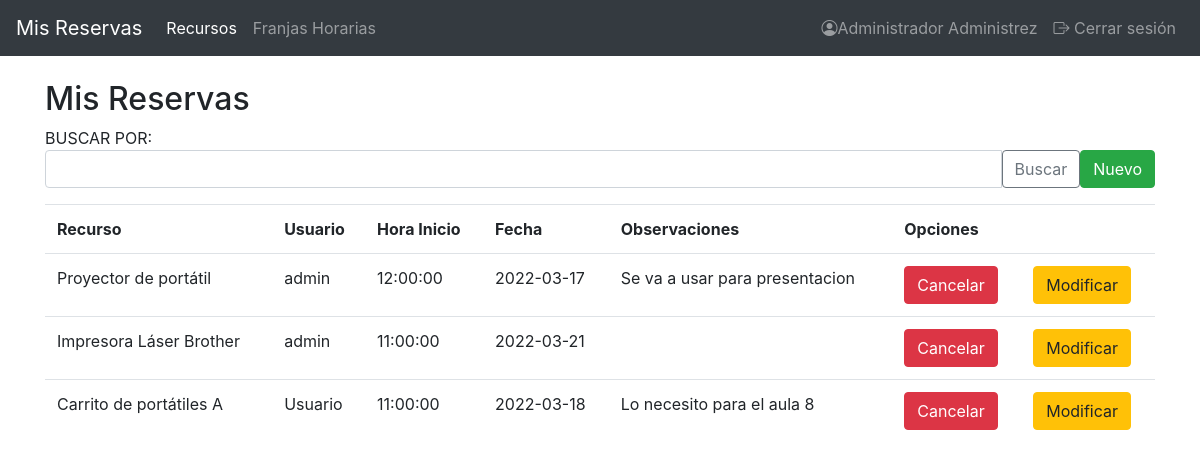
The app's page /index.php?controller=ReservationController&action=mostrar&date=date (signed in) with its own data.
### tables this page shows
CREATE TABLE IF NOT EXISTS `reservations` (
  `id` int(11) NOT NULL AUTO_INCREMENT,
  `idResource` int(11) NOT NULL,
  `idUser` int(11) NOT NULL,
  `idTimeSlot` int(11) NOT NULL,
  `date` date NOT NULL,
  `remarks` varchar(500) NOT NULL,
  PRIMARY KEY (`id`),
  KEY `idResource` (`idResource`),
  KEY `idUser` (`idUser`),
  KEY `idTimeSlot` (`idTimeSlot`)
);

CREATE TABLE IF NOT EXISTS `resources` (
  `id` int(10) UNSIGNED NOT NULL AUTO_INCREMENT,
  `name` varchar(100) NOT NULL,
  `description` varchar(300) NOT NULL,
  `location` varchar(300) NOT NULL,
  `image` varchar(500) NOT NULL,
  PRIMARY KEY (`id`)
);

CREATE TABLE IF NOT EXISTS `users` (
  `id` int(10) UNSIGNED NOT NULL AUTO_INCREMENT,
  `username` varchar(50) NOT NULL,
  `password` varchar(50) NOT NULL,
  `realname` varchar(50) NOT NULL,
  `type` enum('admin','user') NOT NULL,
  PRIMARY KEY (`id`)
);

CREATE TABLE IF NOT EXISTS `timeslots` (
  `id` int(10) UNSIGNED NOT NULL AUTO_INCREMENT,
  `dayOfWeek` int(11) NOT NULL,
  `starTime` time NOT NULL,
  `endTime` time NOT NULL,
  PRIMARY KEY (`id`)
);

### view.php (called while the page is built)
<?php
class View
{
	public function show($viewName, $data = null)
	{
		include("views/header.php");
		include("views/$viewName.php");
		include("views/footer.php");
	}
}

### controllers/ReservationController.php (called while the page is built, shortened)
<?php
include ("view.php");
include ("models/security.php");
class ReservationController
{
    private $view, $user, $reservation, $resource, $timeTable;
    public function __construct()
    {
        $this->view = new View();
        $this->reservation = new Reservation();
    }
    public function mostrar() {
        if($_SESSION['type'] ==  "admin"){
            $data['listaReservation'] = $this->reservation->getAll();
        }else{
            $data['listaReservation'] = $this->reservation->get();
        }
        $this->view->show("reservation/mostrar", $data);
    }
}

### index.php (called while the page is built, shortened)
<?php
if (!isset($_REQUEST['action'])) {
        $action = "showLoginForm";
    } else {
        $action = $_REQUEST['action'];
    }
$controller = new $controller();
$controller->$action();

### models/security.php (called while the page is built, shortened)
<?php
class Security {
    public static function thereIsSession() {
        if (isset($_SESSION['idUser'])) {
            return true;
        } else {
            return false;
        }
    }
}

### models/DB.php (called while the page is built, shortened)
<?php
class DB {
    private $db;
    public function __construct() {
        $this->db = new mysqli(DB_HOST, DB_USER, DB_PASSWORD, DB_NAME);
    }
    public function consulta($sql) {
        $arrayResult = array();
        if ($result = $this->db->query($sql)) {
            while($fila = $result->fetch_object()) {
                $arrayResult[] = $fila;
            }
        } else {
            $arrayResult = null;
        }
        return $arrayResult;
    }
}

### models/reservation.php (called while the page is built, shortened)
<?php
     include_once("DB.php");
    class Reservation {
        private $db;
        public function __construct() {
            $this->db = new DB;
        }
        public function getAll() {
            $result = $this->db->consulta("SELECT reservations.id, resources.name, users.username, timeslots.starTime, reservations.date, reservations.remarks
             FROM reservations, resources, users, timeslots
                WHERE reservations.idResource = resources.id
                AND reservations.idUser = users.id
                AND reservations.idTimeslot = timeslots.id");
            return $result;
        }
    }

### views/reservation/mostrar.php (the view, shortened to what this page needs)
<?php
	echo "<div class=container>";
	echo"<h2> Mis Reservas</h2>";
	if (Security::thereIsSession()==true){
		echo "<form action='index.php'>
				<input type='hidden' name='controller' value='ReservationController'>
				<input type='hidden' name='action' value='buscar'>
				<div class='col-13'>
					BUSCAR POR:
					<div class='input-group mb-3'>
						<input type='text'class='form-control' name='textoBusqueda' aria-label='' aria-describedby='basic-addon2'>
						<div class='input-group-btn'>
							<button class='btn btn-outline-secondary' type='submit' value='Buscar'>
								Buscar
								</button>
						</div>";
					if($_SESSION['type'] ==  "admin"){
						echo"<td><a href='index.php?controller=ResourceController&action=formularioInsertarResources' class='btn btn-success'>Nuevo</a></td>";
					}
					echo"</div>";
			echo"</form>";
	}
		echo "</div>";
	if (count($data['listaReservation']) > 0) {
		echo "<div class=container>";
		echo "<div class= 'table-responsive-sm'>";
		echo "<table class= 'table table-hover'>";
			echo "<tr>";
				echo "<th>Recurso</th>";
				if($_SESSION['type'] ==  "admin"){
					echo "<th>Usuario</th>";
				}
				echo "<th>Hora Inicio</th>";
				echo "<th>Fecha</th>";
				echo "<th>Observaciones</th>";
					echo "<th colspan='2'>Opciones</th>";
            echo "</tr>";
				foreach($data['listaReservation'] as $reservation) {
					echo "<tr id='reservation".$reservation->id."'>";
						echo "<td>".$reservation->name."</td>";
						if($_SESSION['type'] ==  "admin"){
							echo "<td>".$reservation->username."</td>";
						}
						echo "<td>".$reservation->starTime."</td>";
						echo "<td>".$reservation->date."</td>";
						echo "<td>".$reservation->remarks."</td>";
						echo "<td><button class='btn btn-danger'><a href='index.php?controller=ReservationController&action=borrarReservationAjax&id=".$reservation->id."' style='color: white'>Cancelar</button></a></td>";
						if($_SESSION['type'] ==  "admin"){
							echo "<td><a href='index.php?controller=ReservationController&action=formularioModificar&id=".$reservation->id."' class='btn btn-warning'>Modificar</a></td>";
						}
					echo "</tr>";
				}
		echo "</table>";
		echo "</div>";
		echo "</div>";
	}
	else {
		echo "No se encontraron datos";
	}

### records on screen
reservations: idResource.name "Proyector de portátil", idUser.username "admin", idTimeSlot.starTime "12:00:00", date "2022-03-17", remarks "Se va a usar para presentacion"
reservations: idResource.name "Impresora Láser Brother", idUser.username "admin", idTimeSlot.starTime "11:00:00", date "2022-03-21"
reservations: idResource.name "Carrito de portátiles A", idUser.username "Usuario", idTimeSlot.starTime "11:00:00", date "2022-03-18", remarks "Lo necesito para el aula 8"

### other values on screen
$_SESSION['realname'] "Administrador Administrez"
